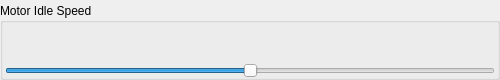
<?xml version="1.0" encoding="UTF-8"?>
<ui version="4.0">
 <class>volumeSlider</class>
 <widget class="QWidget" name="volumeSlider">
  <property name="geometry">
   <rect>
    <x>0</x>
    <y>0</y>
    <width>500</width>
    <height>80</height>
   </rect>
  </property>
  <property name="windowTitle">
   <string>Form</string>
  </property>
  <widget class="QGroupBox" name="groupBox">
   <property name="geometry">
    <rect>
     <x>0</x>
     <y>3</y>
     <width>500</width>
     <height>77</height>
    </rect>
   </property>
   <property name="title">
    <string>Motor Idle Speed</string>
   </property>
   <widget class="QSlider" name="sldIdlemotorspeed">
    <property name="geometry">
     <rect>
      <x>5</x>
      <y>60</y>
      <width>490</width>
      <height>16</height>
     </rect>
    </property>
    <property name="minimum">
     <number>0</number>
    </property>
    <property name="maximum">
     <number>100</number>
    </property>
    <property name="pageStep">
     <number>1</number>
    </property>
    <property name="value">
     <number>50</number>
    </property>
    <property name="sliderPosition">
     <number>50</number>
    </property>
    <property name="orientation">
     <enum>Qt::Horizontal</enum>
    </property>
   </widget>
  </widget>
 </widget>
 <resources/>
 <connections/>
</ui>
